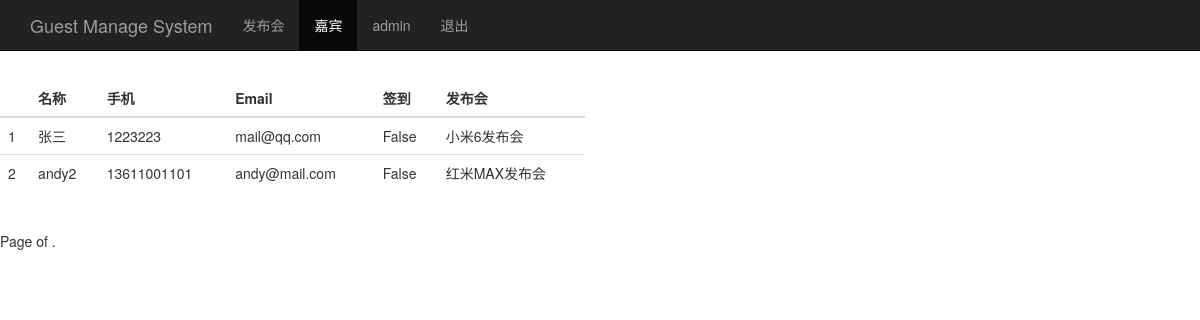
The page /guest_manage/ (signed in) on the database its author committed.
### sign/models.py (models this page shows, shortened)
class Guest(models.Model):
    event = models.ForeignKey(Event)            # 关联发布会id
    realname = models.CharField(max_length=64)  # 姓名
    phone = models.CharField(max_length=16)     # 手机号
    email = models.EmailField()                 # 邮箱
    sign = models.BooleanField()                # 签到状态
    create_time = models.DateTimeField(auto_now=True)   # 创建时间（自动获取当前时间）
    class Meta:
        unique_together = ("event", "phone")

class Event(models.Model):
    name = models.CharField(max_length=100)    # 发布会标题
    limit = models.IntegerField()               # 参加人数
    status = models.BooleanField()              # 状态
    address = models.CharField(max_length=200)          # 地址
    start_time = models.DateTimeField('events time')    # 发布会时间
    create_time = models.DateTimeField(auto_now=True)   # 创建时间（自动获取当前时间）
    def __str__(self):
        return self.name

### sign/views.py (the view)
# urls.py: url(r'^guest_manage/$', views.guest_manage),
@login_required
def guest_manage(request):
    username = request.session.get('user', '')
    guest_list = Guest.objects.all()
    paginator = Paginator(guest_list, 2)
    page = request.GET.get('page')
    try:
        contacts = paginator.page(page)
    except PageNotAnInteger:
        contacts = paginator.page(1)
    except EmptyPage:
        contacts = paginator.page(paginator.num_pages)
    return render(request, "guest_manage.html", {"user": username,"guests": guest_list})

### sign/templates/guest_manage.html (shortened to what this page needs)
<!DOCTYPE html>
<html lang="en">
<head>
    {% load bootstrap3 %}
    {% bootstrap_css %}
</head>
<body>
    <nav class="navbar navbar-inverse navbar-fixed-top">
        <div class="container">
            <div class="navbar-header">
                <a class="navbar-brand" href="/event_manage/">Guest Manage System</a>
            </div>
            <div id="nabbar" class="collapse navbar-collapse">
                <ul class="nav navbar-nav">
                    <li><a href="/event_manage/">发布会</a> </li>
                    <li class="active"><a href="#">嘉宾</a> </li>
                </ul>
                <ul class="nav navbar-nav nabbar-right">
                    <li><a href="#">{{user}}</a> </li>
                    <li><a href="/logout/">退出</a> </li>
                </ul>
            </div>
        </div>
    </nav>
    <div class="row" style="padding-top: 80px;">
        <div class="col-md-6">
            <table class="table talbe-striped">
                <thead>
                    <tr>
                        <th id></th><th>名称</th><th>手机</th><th>Email</th><th>签到</th><th>发布会</th>
                    </tr>
                </thead>
                <tbody>
                {% for guest in guests %}
                    <tr>
                        <td>{{ guest.id }}</td>
                        <td>{{ guest.realname}}</td>
                        <td>{{ guest.phone }}</td>
                        <td>{{ guest.email }}</td>
                        <td>{{ guest.sign }}</td>
                        <td>{{ guest.event }}</td>
                    </tr>
                {% endfor %}
                </tbody>
            </table>
        </div>
    </div>
    <div class="pagination">
        <span class="step-links">
            <span class="current">
                Page {{ guests.number }} of {{ guests.paginator.num_pages }}.
            </span>
        </span>
    </div>
</body>
</html>

### rows shown on the page
Guest: id "1", realname "张三", phone "1223223", email "mail@qq.com", sign "False", event "小米6发布会"
Guest: id "2", realname "andy2", phone "13611001101", email "andy@mail.com", sign "False", event "红米MAX发布会"

### other values the page prints
{{ user }} "admin"
